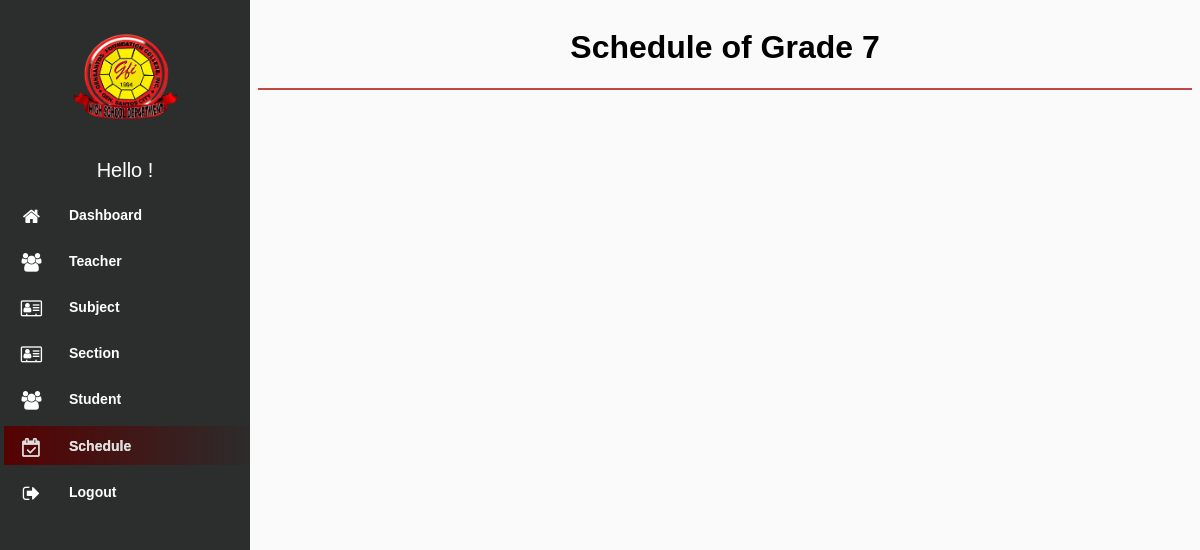
Page /modules/Schedule/section.php?grade=7 (signed in) on the earlier database version.
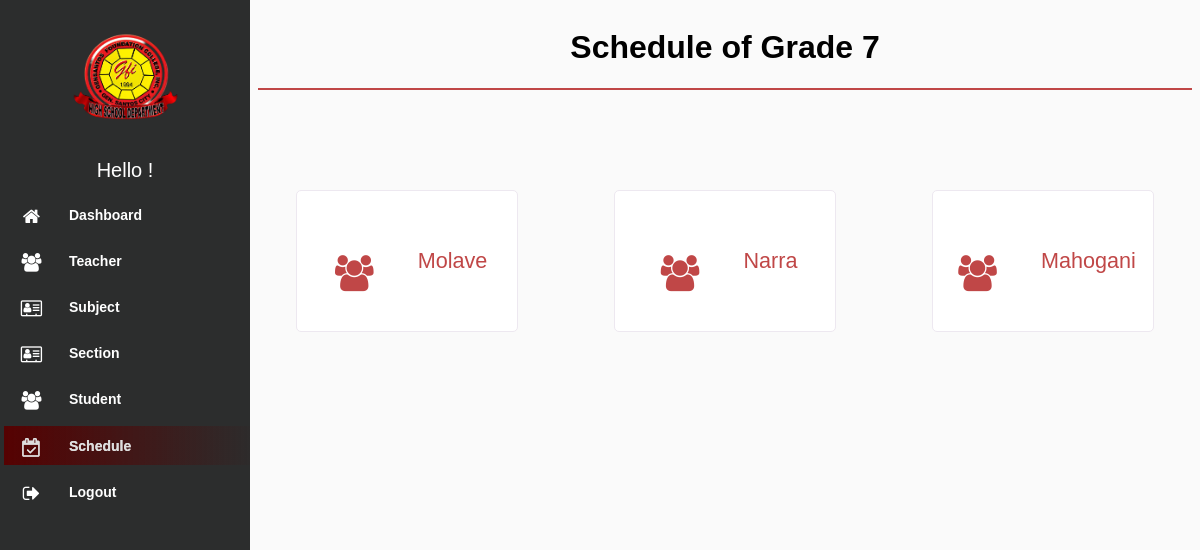
Same page on the later database version.
### tables this page shows
CREATE TABLE `section` (
  `id` int(100) NOT NULL,
  `name` varchar(100) NOT NULL,
  `grade_level` int(5) NOT NULL,
  `teacher_id` varchar(100) NOT NULL,
  `del_status` varchar(100) NOT NULL
);

### modules/Schedule/section.php (the view, shortened to what this page needs)
<!DOCTYPE html>
<html lang="en">
<?php
$page = 'Schedule';
include "../../db_conn.php";
$grade = $_GET['grade'];
 ?>
<head>
    <link rel="stylesheet" type="text/css" href="../../assets/css/font-awesome-4.7.0/css/menu.css">
    <link rel="stylesheet" type="text/css" href="../../assets/css/font-awesome-4.7.0/css/style.css">
    <link rel="stylesheet" type="text/css" href="../../assets/css/font-awesome-4.7.0/css/font-awesome.min.css">
</head>
<body>
<?php include "../../navbar.php"; ?>
<div class="content">
<div class="header">
                <h1><?php if ($page) {echo $page . ' of Grade ' .$grade;} ?></h1>
</div>
<div  class="row g-3">
<div class="grid-container-dashboard">
<?php
                $squery = mysqli_query($conn, "
                    SELECT s.*, CONCAT(t.first_name, ' ', t.last_name) AS teacher_name
                    FROM section s
                    LEFT JOIN teacher t ON s.teacher_id = t.id
                    WHERE s.del_status != 'deleted' AND s.grade_level = '$grade'
                    ;
                ");
                while ($row = mysqli_fetch_array($squery)) {
                ?>
<a href="./schedule.php?section=<?php echo $row['id']; ?>" class="schedule">
    <div class="box-icon"><i class="fa fa-users"></i></div>
   <span style="font-size: 120%;"> <?php echo $row['name']; ?></span>
</a>
<?php } ?>
</div>
<br>
</div>
</div>
</body>
</html>

Differences in the rows shown:
added section: name "Molave"
added section: name "Narra"
added section: name "Mahogani"
